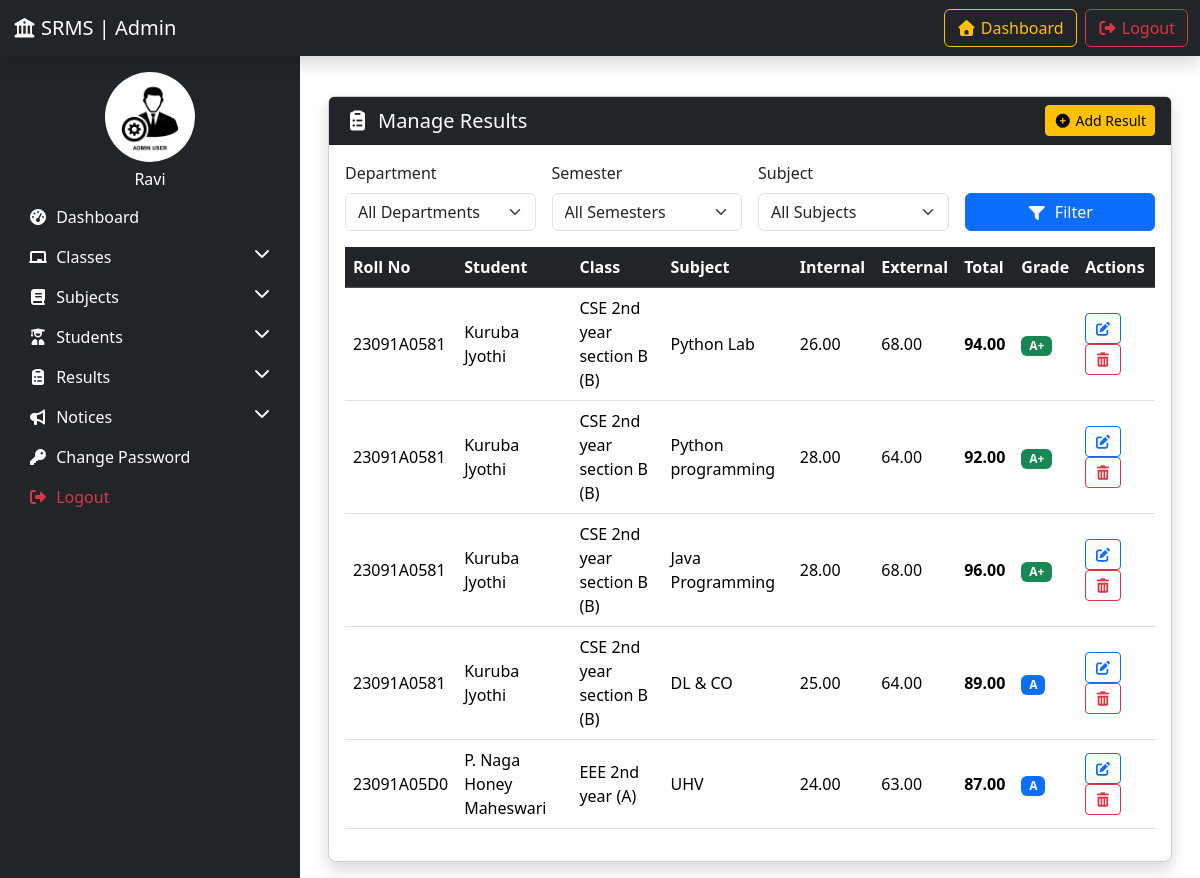
The app's page /manage_results/ (signed in) with its own data.
### resultapp/models.py (models this page shows, shortened)
class Result(models.Model):
    SEMESTER_CHOICES = [
        (1, 'I Semester'),
        (2, 'II Semester'),
    ]
    student = models.ForeignKey(Student, on_delete=models.CASCADE, related_name="results")
    subject = models.ForeignKey(Subject, on_delete=models.CASCADE, related_name="results")
    subject_combination = models.ForeignKey(SubjectCombination, on_delete=models.CASCADE, related_name="results")
    internal_marks = models.DecimalField(max_digits=5, decimal_places=2, default=0.00)
    external_marks = models.DecimalField(max_digits=5, decimal_places=2, default=0.00)
    semester = models.PositiveSmallIntegerField(choices=SEMESTER_CHOICES, default=1)  # NEW
    total_marks = models.DecimalField(max_digits=5, decimal_places=2, editable=False)
    grade = models.CharField(max_length=2, blank=True, null=True)
    remarks = models.CharField(max_length=200, blank=True, null=True)
    creation_date = models.DateTimeField(auto_now_add=True)
    updation_date = models.DateTimeField(auto_now=True)

class Student(models.Model):
    roll_number = models.CharField(max_length=20, unique=True)
    full_name = models.CharField(max_length=100)
    gender = models.CharField(max_length=10, choices=[('Male','Male'),('Female','Female'),('Other','Other')])
    date_of_birth = models.DateField()
    email = models.EmailField(unique=True)
    phone = models.CharField(max_length=15, blank=True, null=True)
    address = models.TextField(blank=True, null=True)
    student_class = models.ForeignKey(Class, on_delete=models.CASCADE, related_name="students")
    admission_year = models.CharField(max_length=9, default="2024-2025")
    profile_picture = models.ImageField(upload_to='student_profiles/', blank=True, null=True)
    creation_date = models.DateTimeField(auto_now_add=True)
    updation_date = models.DateTimeField(auto_now=True)

class Class(models.Model):
    class_name = models.CharField(max_length=100)  # Full name (e.g., "CSE 2nd Year B")
    department = models.CharField(
        max_length=50,
        choices=[
            ('CSE', 'Computer Science'),
            ('ECE', 'Electronics'),
            ('EEE', 'Electrical'),
            ('MECH', 'Mechanical'),
            ('CIVIL', 'Civil'),
            ('CS', 'Cyber Security'),
        ]
    )
    year = models.PositiveSmallIntegerField(
        choices=[(1, 'I Year'), (2, 'II Year'), (3, 'III Year'), (4, 'IV Year')]
    )
    semester = models.PositiveSmallIntegerField(
        choices=[(1, 'I Semester'), (2, 'II Semester')]
    )
    section = models.CharField(max_length=5)  # e.g., "A"
    academic_session = models.CharField(max_length=20)  # e.g., "2024-2025"
    remarks = models.TextField(blank=True, null=True)
    creation_date = models.DateTimeField(auto_now_add=True)
    updation_date = models.DateTimeField(auto_now=True)

class Subject(models.Model):
    subject_code = models.CharField(max_length=20, unique=True)
    subject_name = models.CharField(max_length=100)
    subject_type = models.CharField(
        max_length=20,
        choices=[('THEORY', 'Theory'), ('LAB', 'Lab'), ('PROJECT', 'Project')],
        default='THEORY'
    )
    credits = models.PositiveSmallIntegerField(default=3)
    assigned_class = models.ForeignKey(Class, on_delete=models.CASCADE, related_name="subjects")
    department = models.CharField(max_length=50, default="Temp")
    creation_date = models.DateTimeField(auto_now_add=True)
    updation_date = models.DateTimeField(auto_now=True)

### resultapp/views.py (the view, shortened to what this page needs)
# urls.py: path('manage_results/', manage_results, name='manage_results'),
@login_required
def manage_results(request):
    results = Result.objects.select_related("student", "subject", "subject_combination").all().order_by('-id')
    selected_department = request.GET.get('department')
    selected_semester = request.GET.get('semester')
    selected_subject = request.GET.get('subject')
    if selected_department:
        results = results.filter(student__student_class__department=selected_department)
    if selected_semester:
        results = results.filter(semester=selected_semester)
    if selected_subject:
        results = results.filter(subject_id=selected_subject)
    delete_id = request.GET.get("delete")
    departments = Class.objects.values_list('department', flat=True).distinct()
    subject = Subject.objects.all()
    semesters = Result.SEMESTER_CHOICES
    context = {
        "results": results,
        "departments": departments,
        "subject": subject,
        "semesters": semesters,
        "selected_department": selected_department,
        "selected_semester": selected_semester,
        "selected_subject": selected_subject,
    }
    return render(request, "results/manage_results.html", context)

### resultapp/context_processors.py (called while the page is built)
def get_global_notices(request):
    notices = Notice.objects.filter(
        expiry_date__gte=timezone.now()
    ) | Notice.objects.filter(expiry_date__isnull=True)
    return {
        'notices': notices.order_by('-publish_date')[:5]  # latest 5 notices
    }

def latest_notices(request):
    return {
        "latest_notices": Notice.objects.all().order_by('-created_at')[:5]
    }

### templates/results/manage_results.html (shortened to what this page needs)
{% extends 'admin_base.html' %}
{% load static %}
{% block content %}
<div class="container mt-4">
  <div class="card shadow rounded-3">
    <div class="card-header bg-dark text-white d-flex justify-content-between align-items-center">
      <h5 class="mb-0"><i class="fas fa-clipboard-list me-2"></i>Manage Results</h5>
      <a href="{% url 'add_result' %}" class="btn btn-warning btn-sm">
        <i class="fas fa-plus-circle me-1"></i>Add Result
      </a>
    </div>
    <div class="card-body">
      <form method="get" class="row g-3 mb-3">
        <div class="col-md-3">
          <label for="department" class="form-label">Department</label>
          <select id="department" name="department" class="form-select">
            <option value="">All Departments</option>
          </select>
        </div>
        <div class="col-md-3">
          <label for="semester" class="form-label">Semester</label>
          <select id="semester" name="semester" class="form-select">
            <option value="">All Semesters</option>
          </select>
        </div>
        <div class="col-md-3">
          <label for="subject" class="form-label">Subject</label>
          <select id="subject" name="subject" class="form-select">
            <option value="">All Subjects</option>
          </select>
        </div>
        <div class="col-md-3 d-flex align-items-end">
          <button type="submit" class="btn btn-primary w-100">
            <i class="fas fa-filter me-1"></i> Filter
          </button>
        </div>
      </form>
      <div class="table-responsive">
        <table class="table table-hover align-middle">
          <thead class="table-dark">
            <tr>
              <th>Roll No</th>
              <th>Student</th>
              <th>Class</th>
              <th>Subject</th>
              <th>Internal</th>
              <th>External</th>
              <th>Total</th>
              <th>Grade</th>
              <th>Actions</th>
            </tr>
          </thead>
          <tbody>
            {% for result in results %}
            <tr>
              <td>{{ result.student.roll_number }}</td>
              <td>{{ result.student.full_name }}</td>
              <td>{{ result.student.student_class.class_name }} ({{ result.student.student_class.section }})</td>
              <td>{{ result.subject.subject_name }}</td>
              <td>{{ result.internal_marks }}</td>
              <td>{{ result.external_marks }}</td>
              <td class="fw-bold">{{ result.total_marks }}</td>
              <td>
                <span class="badge {% if result.grade == 'F' %}bg-danger{% elif result.grade == 'A+' %}bg-success{% else %}bg-primary{% endif %}">
                  {{ result.grade }}
                </span>
              </td>
              <td>
                <a href="{% url 'edit_result' result.id %}" class="btn btn-sm btn-outline-primary">
                  <i class="fas fa-edit"></i>
                </a>
                <a href="{% url 'delete_result' result.id %}" class="btn btn-sm btn-outline-danger" onclick="return confirm('Are you sure you want to delete this result?');">
                  <i class="fas fa-trash-alt"></i>
                </a>
              </td>
            </tr>
            {% empty %}
            <tr>
              <td colspan="9" class="text-center text-muted">No results found.</td>
            </tr>
            {% endfor %}
          </tbody>
        </table>
      </div>
    </div>
  </div>
</div>
{% endblock %}

### templates/sidebar.html (shortened to what this page needs)
{% load static %}
<nav class="col-md-3 col-lg-3 sidebar bg-dark pt-3">
    <div class="text-white text-center">
        <img src="{% static 'images/adminpic.webp' %}" class="rounded-circle mb-2" width="90" height="90">
        <h6>{{ user.username|default:"Admin" }}</h6>
    </div>
    <ul class="nav flex-column">
        <li class="nav-item">
            <a href="{% url 'admin_dashboard' %}" class="nav-link">
                <i class="fas fa-tachometer-alt me-1"></i> Dashboard
            </a>
        </li>
        <li class="nav-item">
            <a href="#ClassesMenu" data-bs-toggle="collapse" class="nav-link">
                <i class="fas fa-chalkboard me-1"></i> Classes
                <i class="fas fa-chevron-down float-end"></i>
            </a>
        </li>
        <li class="nav-item">
            <a href="#SubjectMenu" data-bs-toggle="collapse" class="nav-link">
                <i class="fas fa-book me-1"></i> Subjects
                <i class="fas fa-chevron-down float-end"></i>
            </a>
        </li>
        <li class="nav-item">
            <a href="#StudentMenu" data-bs-toggle="collapse" class="nav-link">
                <i class="fas fa-user-graduate me-1"></i> Students
                <i class="fas fa-chevron-down float-end"></i>
            </a>
        </li>
        <li class="nav-item">
            <a href="#ResultsMenu" data-bs-toggle="collapse" class="nav-link">
                <i class="fas fa-clipboard-list me-1"></i> Results
                <i class="fas fa-chevron-down float-end"></i>
            </a>
        </li>
        <li class="nav-item">
            <a href="#NoticeMenu" data-bs-toggle="collapse" class="nav-link">
                <i class="fas fa-bullhorn me-1"></i> Notices
                <i class="fas fa-chevron-down float-end"></i>
            </a>
        </li>
        <li class="nav-item">
            <a href="{% url 'password_change' %}" class="nav-link">
                <i class="fas fa-key me-1"></i> Change Password
            </a>
        </li>
        <li class="nav-item">
            <a href="{% url 'admin_logout' %}" class="nav-link text-danger">
                <i class="fas fa-sign-out-alt me-1"></i> Logout
            </a>
        </li>
    </ul>
</nav>

### templates/admin_base.html (style rules this page uses)
body { padding-top: 56px; }

### templates/sidebar.html (style rules this page uses)
.sidebar { min-height: 100vh; overflow-y: auto; top: 0; left: 0; background-color: #343a40; padding-top: 20px; }
.sidebar .nav-link { color: white; }

### records on screen
Result: student.roll_number "23091A0581", student.full_name "Kuruba Jyothi", student.student_class.class_name "CSE 2nd year section B", student.student_class.section "B", subject.subject_name "Python Lab", internal_marks "26.00", external_marks "68.00", total_marks "94.00", grade "A+"
Result: student.roll_number "23091A0581", student.full_name "Kuruba Jyothi", student.student_class.class_name "CSE 2nd year section B", student.student_class.section "B", subject.subject_name "Python programming", internal_marks "28.00", external_marks "64.00", total_marks "92.00", grade "A+"
Result: student.roll_number "23091A0581", student.full_name "Kuruba Jyothi", student.student_class.class_name "CSE 2nd year section B", student.student_class.section "B", subject.subject_name "Java Programming", internal_marks "28.00", external_marks "68.00", total_marks "96.00", grade "A+"
Result: student.roll_number "23091A0581", student.full_name "Kuruba Jyothi", student.student_class.class_name "CSE 2nd year section B", student.student_class.section "B", subject.subject_name "DL & CO", internal_marks "25.00", external_marks "64.00", total_marks "89.00", grade "A"
Result: student.roll_number "23091A05D0", student.full_name "P. Naga Honey Maheswari", student.student_class.class_name "EEE 2nd year", student.student_class.section "A", subject.subject_name "UHV", internal_marks "24.00", external_marks "63.00", total_marks "87.00", grade "A"

### other values on screen
{{ user.username|default:"Admin" }} "Ravi"
